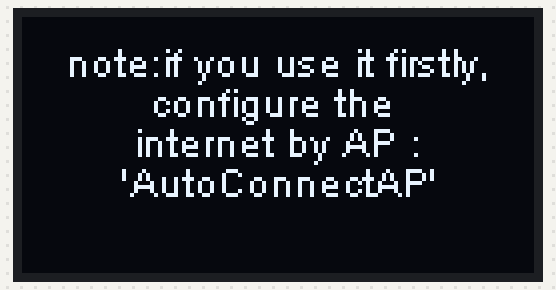
Bench run of a sketch on a simulated ESP8266 (NodeMCU). On the bench: 128×64 one-colour display. WiFi joins after 1.5 s; servers stay silent unless stated; uploads are accepted with an empty reply; what the sketch prints to the serial monitor is not drawn.

Above: at 3.5 s.
At 7.5 s:
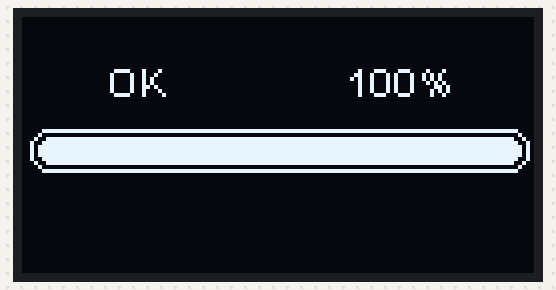
At 11.0 s:
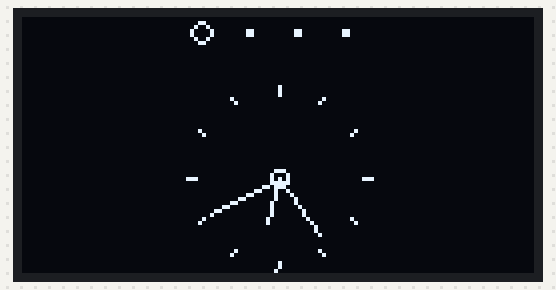
At 20.9 s:
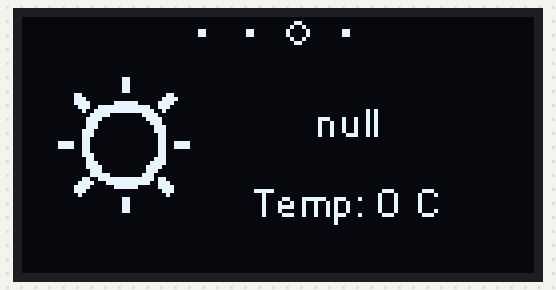
At 26.1 s:
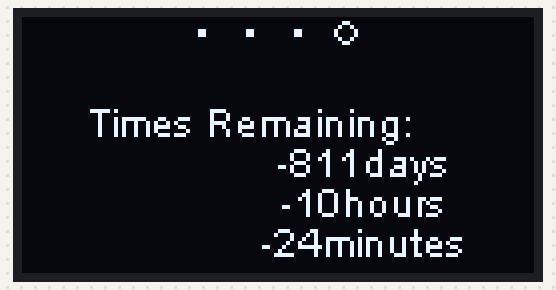
At 38.3 s:
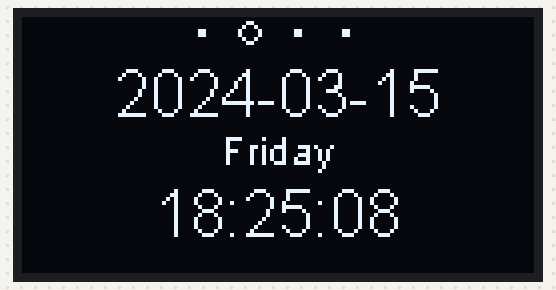

Measured:
- what the display in image 0 shows lasts 1.5 s, from 3.5 s to 5.0 s
- what the display in image 1 shows lasts 3.3 s, from 7.5 s to 10.8 s
- what the display in image 2 shows lasts 0.4 s, from 10.8 s to 11.2 s
- what the display in image 3 shows lasts 4.8 s, from 20.9 s to 25.7 s
- what the display in image 4 shows lasts 4.2 s, from 26.1 s to 30.3 s
- what the display in image 5 shows lasts 1.1 s, from 38.2 s to 39.3 s

The sketch:

main.ino
```cpp
/**********************************************************************
Project             :esp8266 connect internet and disp weather time by oled
Program name        :
Team                :
Author              : zgh
Date                : 20210630
Purpose             :

***********************************************************************/
#include <ESP8266WiFi.h>
#include <DNSServer.h>
#include <ESP8266WebServer.h>
#include <WiFiManager.h>
#include <TimeLib.h>
#include <WiFiUdp.h>
#include <ArduinoJson.h>
#include <Wire.h>  // Only needed for Arduino 1.6.5 and earlier
#include "SSD1306Wire.h" // legacy include: `#include "SSD1306.h"`

// Include the UI lib
#include "OLEDDisplayUi.h"

// Include custom images
#include "images.h"


// NTP Servers:
static const char ntpServerName[] = "ntp1.aliyun.com";
const int timeZone = 8;     // set beijing Time

WiFiUDP Udp;
unsigned int localPort = 8888;  // local port to listen for UDP packets

time_t getNtpTime();
void digitalClockDisplay();
void printDigits(int digits);
void sendNTPpacket(IPAddress &address);

const char* host = "api.seniverse.com";     // 将要连接的服务器地址
const int httpPort = 80;                    // 将要连接的服务器端口


// 心知天气HTTP请求所需信息**********************************************
String reqUserKey = "SsrLtEr7KnYnXJZ-o";   // 私钥
String reqLocation = "ip";            // 城市
String reqUnit = "c";                      // 摄氏/华氏
struct weather_back{
  String weather_name;
  int weather_code;
  int temperature;
  }weather_now;

//oled 设置*************************************************************
// Initialize the OLED display using brzo_i2c
// D3 -> SDA
// D5 -> SCL
// SSD1306Brzo display(0x3c, D3, D5);
// or
// SH1106Brzo  display(0x3c, D3, D5);
// Initialize the OLED display using Wire library
//SSD1306Wire  display(0x3c, D2, D1);/
SSD1306Wire  display(0x3c, 0, 2);


OLEDDisplayUi ui ( &display );

int screenW = 128;
int screenH = 64;
int clockCenterX = screenW/2;
int clockCenterY = ((screenH-16)/2)+16;   // top yellow part is 16 px height
int clockRadius = 23;

// utility function for digital clock display: prints leading 0
String twoDigits(int digits);

void clockOverlay(OLEDDisplay *display, OLEDDisplayUiState* state) {
}

void drawProgress(OLEDDisplay *display, int percentage, String label);

void analogClockFrame(OLEDDisplay *display, OLEDDisplayUiState* state, int16_t x, int16_t y);

void digitalClockFrame(OLEDDisplay *display, OLEDDisplayUiState* state, int16_t x, int16_t y);

void drawWeather_picture(OLEDDisplay *display, OLEDDisplayUiState* state, int16_t x, int16_t y);

//计算剩余天数
int clock_date[] = {2021,12,25,8,0};//计时日期{年,月,日,小时,分钟}
int year_alldays(int year);
int year_sumday(int year,int month);
int get_g_allminutes(int year,int month,int day, int hour,int minute);

void draw_Days_Remaining(OLEDDisplay *display, OLEDDisplayUiState* state, int16_t x, int16_t y);

// This array keeps function pointers to all frames
// frames are the single views that slide in
FrameCallback frames[] = { analogClockFrame, digitalClockFrame ,drawWeather_picture,draw_Days_Remaining};

// how many frames are there?
int frameCount = 4;

// Overlays are statically drawn on top of a frame eg. a clock
OverlayCallback overlays[] = { clockOverlay };
int overlaysCount = 1;


void setup()
{
    Serial.begin(115200);
    // The ESP is capable of rendering 60fps in 80Mhz mode
    // but that won't give you much time for anything else
    // run it in 160Mhz mode or just set it to 30 fps
    ui.setTargetFPS(60);

    // Customize the active and inactive symbol
    ui.setActiveSymbol(activeSymbol);
    ui.setInactiveSymbol(inactiveSymbol);

    // You can change this to
    // TOP, LEFT, BOTTOM, RIGHT
    ui.setIndicatorPosition(TOP);

    // Defines where the first frame is located in the bar.
    ui.setIndicatorDirection(LEFT_RIGHT);

    // You can change the transition that is used
    // SLIDE_LEFT, SLIDE_RIGHT, SLIDE_UP, SLIDE_DOWN
    ui.setFrameAnimation(SLIDE_LEFT);

    // Add frames
    ui.setFrames(frames, frameCount);

    // Add overlays
    ui.setOverlays(overlays, overlaysCount);

    // Initialising the UI will init the display too.
    ui.init();

    display.flipScreenVertically();

    //开机启动
    int process_num;
    for (process_num=0;process_num<=100;process_num++){
      drawProgress(&display,process_num,"starting ···  "+String(process_num)+"%");
      delay(10);
    }
    drawProgress(&display,100,"OK       ···  100%");
    delay(1000);


    //显示配置网络信息
    display.clear();
    display.setTextAlignment(TEXT_ALIGN_CENTER);
    display.setFont(ArialMT_Plain_10);
    display.drawString(clockCenterX, clockCenterY-35 , "note:if you use it firstly," );
    display.drawString(clockCenterX, clockCenterY-25 , "configure the " );
    display.drawString(clockCenterX, clockCenterY-15, "internet by AP :" );
    display.drawString(clockCenterX, clockCenterY-5 , "'AutoConnectAP'" );
    display.display();


   // 建立WiFiManager对象
   WiFiManager wifiManager;

  // 清除ESP8266所存储的WiFi连接信息以便测试WiFiManager工作效果
  // wifiManager.resetSettings();
    //Serial.println("ESP8266 WiFi Settings Cleared");
    wifiManager.autoConnect("'AutoConnectAP'");//自动添加连接wifi


    // 以上语句中的12345678是连接AutoConnectAP的密码

    // WiFi连接成功后将通过串口监视器输出连接成功信息
    Serial.println("");
    Serial.print("ESP8266 Connected to ");
    Serial.println(WiFi.SSID());              // WiFi名称
    Serial.print("IP address:\t");
    Serial.println(WiFi.localIP());           // IP
    //连接成功显示
    for (process_num=0;process_num<=50;process_num++){
      drawProgress(&display,process_num,"connect wifi ···  "+String(process_num)+"%");
      delay(10);
    }

    //start udp
    Serial.println("Starting UDP");
    Udp.begin(localPort);
    Serial.print("Local port: ");
    Serial.println(Udp.localPort());
    Serial.println("waiting for sync");
    setSyncProvider(getNtpTime);
    setSyncInterval(300);
    for (process_num=50;process_num<=80;process_num++){
      drawProgress(&display,process_num,"get time ···      "+String(process_num)+"%");
      delay(10);
    }
    for (process_num=80;process_num<=100;process_num++){
      drawProgress(&display,process_num,"get weather ···   "+String(process_num)+"%");
      delay(10);
    }
    drawProgress(&display,100,"OK               100%");
    delay(2000);
}

time_t prevDisplay = 0; // when the digital clock was displayed
// 建立心知天气API当前天气请求资源地址
String reqRes = "/v3/weather/now.json?key=" + reqUserKey +
                + "&location=" + reqLocation +
                "&language=en&unit=" +reqUnit;

void loop()
{
    // 向心知天气服务器服务器请求信息并对信息进行解析
    httpRequest(reqRes);
    while (1)
    {
        int remainingTimeBudget = ui.update();

        if (remainingTimeBudget > 0)
        {
          // You can do some work here
          // Don't do stuff if you are below your
          // time budget.
          delay(remainingTimeBudget);
        }
        if ((minute()%2 == 0) &&(second()%60 == 0))
          break;
      }
    delay(1000);
}

/*-------- NTP code ----------*/

const int NTP_PACKET_SIZE = 48; // NTP time is in the first 48 bytes of message
byte packetBuffer[NTP_PACKET_SIZE]; //buffer to hold incoming & outgoing packets

time_t getNtpTime()
{
  IPAddress ntpServerIP; // NTP server's ip address

  while (Udp.parsePacket() > 0) ; // discard any previously received packets
  Serial.println("Transmit NTP Request");
  // get a random server from the pool
  WiFi.hostByName(ntpServerName, ntpServerIP);
  Serial.print(ntpServerName);
  Serial.print(": ");
  Serial.println(ntpServerIP);
  sendNTPpacket(ntpServerIP);
  uint32_t beginWait = millis();
  while (millis() - beginWait < 1500) {
    int size = Udp.parsePacket();
    if (size >= NTP_PACKET_SIZE) {
      Serial.println("Receive NTP Response");
      Udp.read(packetBuffer, NTP_PACKET_SIZE);  // read packet into the buffer
      unsigned long secsSince1900;
      // convert four bytes starting at location 40 to a long integer
      secsSince1900 =  (unsigned long)packetBuffer[40] << 24;
      secsSince1900 |= (unsigned long)packetBuffer[41] << 16;
      secsSince1900 |= (unsigned long)packetBuffer[42] << 8;
      secsSince1900 |= (unsigned long)packetBuffer[43];
      return secsSince1900 - 2208988800UL + timeZone * SECS_PER_HOUR;
    }
  }
  Serial.println("No NTP Response :-(");
  return 0; // return 0 if unable to get the time
}

// send an NTP request to the time server at the given address
void sendNTPpacket(IPAddress &address)
{
  // set all bytes in the buffer to 0
  memset(packetBuffer, 0, NTP_PACKET_SIZE);
  // Initialize values needed to form NTP request
  // (see URL above for details on the packets)
  packetBuffer[0] = 0b11100011;   // LI, Version, Mode
  packetBuffer[1] = 0;     // Stratum, or type of clock
  packetBuffer[2] = 6;     // Polling Interval
  packetBuffer[3] = 0xEC;  // Peer Clock Precision
  // 8 bytes of zero for Root Delay & Root Dispersion
  packetBuffer[12] = 49;
  packetBuffer[13] = 0x4E;
  packetBuffer[14] = 49;
  packetBuffer[15] = 52;
  // all NTP fields have been given values, now
  // you can send a packet requesting a timestamp:
  Udp.beginPacket(address, 123); //NTP requests are to port 123
  Udp.write(packetBuffer, NTP_PACKET_SIZE);
  Udp.endPacket();
}

/******************https****************/
// 向心知天气服务器服务器请求信息并对信息进行解析
void httpRequest(String reqRes){
  WiFiClient client;

  // 建立http请求信息
  String httpRequest = String("GET ") + reqRes + " HTTP/1.1\r\n" +
                              "Host: " + host + "\r\n" +
                              "Connection: close\r\n\r\n";

  // 尝试连接服务器
  if (client.connect(host, 80)){

    // 向服务器发送http请求信息
    client.print(httpRequest);

    // 获取并显示服务器响应状态行
    String status_response = client.readStringUntil('\n');

    // 使用find跳过HTTP响应头
    if (client.find("\r\n\r\n")) {
    }

    // 利用ArduinoJson库解析心知天气响应信息
      parseInfo(client);
  } else {
  }
  //断开客户端与服务器连接工作
  client.stop();
}


// 利用ArduinoJson库解析心知天气响应信息
void parseInfo(WiFiClient client){
  const size_t capacity = JSON_ARRAY_SIZE(1) + JSON_OBJECT_SIZE(1) + 2*JSON_OBJECT_SIZE(3) + JSON_OBJECT_SIZE(6) + 230;
  DynamicJsonDocument doc(capacity);

  deserializeJson(doc, client);

  JsonObject results_0 = doc["results"][0];
  JsonObject results_0_now = results_0["now"];
  const char* results_0_now_text = results_0_now["text"]; // "Sunny"
  const char* results_0_now_code = results_0_now["code"]; // "0"
  const char* results_0_now_temperature = results_0_now["temperature"]; // "32"

  const char* results_0_last_update = results_0["last_update"]; // "2020-06-02T14:40:00+08:00"

  // 赋值结构体weather_now
  String results_0_now_text_str = results_0_now["text"].as<String>();
  int results_0_now_code_int = results_0_now["code"].as<int>();
  int results_0_now_temperature_int = results_0_now["temperature"].as<int>();
  weather_now.weather_name = results_0_now_text_str;
  if (results_0_now_code_int == 99)
    results_0_now_code_int = 39;
  weather_now.weather_code = results_0_now_code_int;
  weather_now.temperature = results_0_now_temperature_int;
}
/******************************************draw_picture*****************************************/
String twoDigits(int digits){
  if(digits < 10) {
    String i = '0'+String(digits);
    return i;
  }
  else {
    return String(digits);
  }
}


void drawProgress(OLEDDisplay *display, int percentage, String label) {
  display->clear();
  display->setTextAlignment(TEXT_ALIGN_CENTER);
  display->setFont(ArialMT_Plain_10);
  display->drawString(64, 10, label);
  display->drawProgressBar(2, 28, 124, 10, percentage);
  display->display();
}


void analogClockFrame(OLEDDisplay *display, OLEDDisplayUiState* state, int16_t x, int16_t y) {
//  ui.disableIndicator();

  // Draw the clock face
  //display->drawCircle(clockCenterX + x, clockCenterY + y, clockRadius);
  display->drawCircle(clockCenterX + x, clockCenterY + y, 2);
  //
  //hour ticks
  for( int z=0; z < 360;z= z + 30 ){
  //Begin at 0° and stop at 360°
    float angle = z ;
    angle = ( angle / 57.29577951 ) ; //Convert degrees to radians
    int x2 = ( clockCenterX + ( sin(angle) * clockRadius ) );
    int y2 = ( clockCenterY - ( cos(angle) * clockRadius ) );
    int x3 = ( clockCenterX + ( sin(angle) * ( clockRadius - ( clockRadius / 8 ) ) ) );
    int y3 = ( clockCenterY - ( cos(angle) * ( clockRadius - ( clockRadius / 8 ) ) ) );
    display->drawLine( x2 + x , y2 + y , x3 + x , y3 + y);
  }

  // display second hand
  float angle = second() * 6 ;
  angle = ( angle / 57.29577951 ) ; //Convert degrees to radians
  int x3 = ( clockCenterX + ( sin(angle) * ( clockRadius - ( clockRadius / 5 ) ) ) );
  int y3 = ( clockCenterY - ( cos(angle) * ( clockRadius - ( clockRadius / 5 ) ) ) );
  display->drawLine( clockCenterX + x , clockCenterY + y , x3 + x , y3 + y);
  //
  // display minute hand
  angle = minute() * 6 ;
  angle = ( angle / 57.29577951 ) ; //Convert degrees to radians
  x3 = ( clockCenterX + ( sin(angle) * ( clockRadius - ( clockRadius / 4 ) ) ) );
  y3 = ( clockCenterY - ( cos(angle) * ( clockRadius - ( clockRadius / 4 ) ) ) );
  display->drawLine( clockCenterX + x , clockCenterY + y , x3 + x , y3 + y);
  //
  // display hour hand
  angle = hour() * 30 + int( ( minute() / 12 ) * 6 )   ;
  angle = ( angle / 57.29577951 ) ; //Convert degrees to radians
  x3 = ( clockCenterX + ( sin(angle) * ( clockRadius - ( clockRadius / 2 ) ) ) );
  y3 = ( clockCenterY - ( cos(angle) * ( clockRadius - ( clockRadius / 2 ) ) ) );
  display->drawLine( clockCenterX + x , clockCenterY + y , x3 + x , y3 + y);
}

void digitalClockFrame(OLEDDisplay *display, OLEDDisplayUiState* state, int16_t x, int16_t y) {
  String timenow = String(hour())+":"+twoDigits(minute())+":"+twoDigits(second());
  String datenow = String(year()) + "-" + twoDigits(month()) + "-" + twoDigits(day());
  String weekday_string[] = {"Sunday", "Monday", "Tuesday", "Wednesday", "Thursday", "Friday", "Saturday" };
  display->setTextAlignment(TEXT_ALIGN_CENTER);
  display->setFont(ArialMT_Plain_16);
  display->drawString(clockCenterX + x  , clockCenterY + y - 30, datenow );
  display->drawString(clockCenterX + x , clockCenterY + y, timenow );
  display->setFont(ArialMT_Plain_10);
  display->drawString(clockCenterX + x  , clockCenterY + y - 13, weekday_string[weekday()-1] );
}

void drawWeather_picture(OLEDDisplay *display, OLEDDisplayUiState* state, int16_t x, int16_t y) {
  // draw an xbm image.
  // Please note that everything that should be transitioned
  // needs to be drawn relative to x and y
  String temperature = "Temp: " + String(weather_now.temperature) + " C";
  display->setTextAlignment(TEXT_ALIGN_CENTER);
  display->setFont(ArialMT_Plain_10);
  display->drawXbm(x + 2, y + 8, weather_Logo_width, weather_Logo_height, &picture_code[weather_now.weather_code][0]);
  display->drawString(x + 36+45  , y + 20, weather_now.weather_name);
  display->drawString(x + 36+45  , y + 25+15, temperature);
}

//计算剩余天数
//获取公历年的天数
int year_alldays(int year){
  if((year%4==0 && year%100!=0) || year%400==0) return 366; else return 365;
}

//获取公历年初至某整月的天数
int year_sumday(int year,int month){
  int sum=0;
  int rui[12]={31,29,31,30,31,30,31,31,30,31,30,31};
  int ping[12]={31,28,31,30,31,30,31,31,30,31,30,31};
  int ruiflag=0;
  if((year%4==0 &&year%100!=0) || year%400==0) ruiflag=1;
  for(int index=0;index<month-1;index++)
  {
      if(ruiflag==1) sum+=rui[index];else sum+=ping[index];
  }
  return sum;
}

//获取从公历1800年1月25日至当前日期的总天数
int get_g_allminutes(int year,int month,int day, int hour,int minute)
{
    int total_day,total_min;
    int i=1800,days=-24;
    while(i<year)
    {
        days+=year_alldays(i);
        i++;
    }
    int days2=year_sumday(year,month);

    total_day =  days+days2+day;
    total_min = total_day*24*60 + hour*60 + minute;
    return total_min;
}

void draw_Days_Remaining(OLEDDisplay *display, OLEDDisplayUiState* state, int16_t x, int16_t y){
  int total_minutes = get_g_allminutes(clock_date[0],clock_date[1],clock_date[2],clock_date[3],clock_date[4]) -  get_g_allminutes(year(),month(),day(),hour(),minute());
  int remain_days = total_minutes/(24*60);
  int remain_hours = (total_minutes%(24*60))/60;
  int remain_minutes = (total_minutes%(24*60))%60;
  display->setTextAlignment(TEXT_ALIGN_CENTER);
  display->setFont(ArialMT_Plain_10);
  display->drawString(clockCenterX + x  , clockCenterY + y -20 , "Times Remaining:     ");
  display->drawString(clockCenterX + x  , clockCenterY + y -10 , "              " + String(remain_days)+"days");
  display->drawString(clockCenterX + x  , clockCenterY + y   ,   "              " + String(remain_hours) +"hours");
  display->drawString(clockCenterX + x  , clockCenterY + y +10 , "              " + String(remain_minutes)+"minutes" );
}
```

Source omitted: images.h (data table, 58968 bytes)
